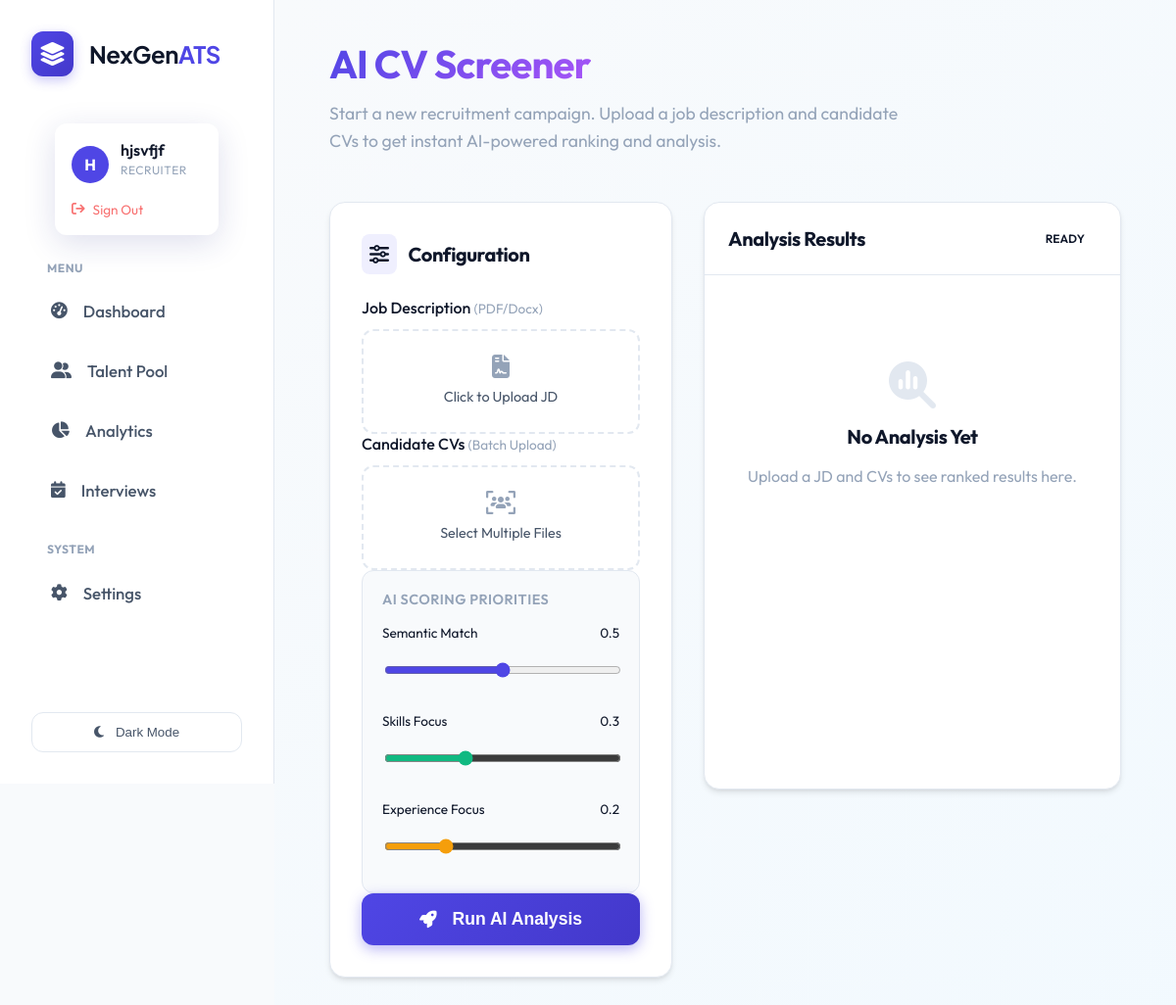
Page /quick_scan (signed in) on the committed database.
### tables this page shows
CREATE TABLE users (
                    id INTEGER PRIMARY KEY AUTOINCREMENT,
                    name TEXT NOT NULL,
                    email TEXT UNIQUE NOT NULL,
                    password_hash TEXT NOT NULL,
                    role TEXT DEFAULT 'candidate', -- recruiter, candidate, admin
                    created_at TIMESTAMP DEFAULT CURRENT_TIMESTAMP
                , resume_path TEXT, skills TEXT, experience TEXT, education TEXT, profile_summary TEXT, full_text TEXT);

### routes/core.py (the view)
@bp.route('/quick_scan')
@login_required
@role_required('recruiter')
def quick_scan():
    return render_template('index.html')

### app.py (called while the page is built)
@login_manager.user_loader
def load_user(user_id):
    return User.get(user_id)

### database.py (called while the page is built)
def get_db_connection():
    db_url = os.getenv('DATABASE_URL')
    if db_url:
        import psycopg2
        from psycopg2.extras import RealDictCursor
        conn = psycopg2.connect(db_url, cursor_factory=RealDictCursor)
        return conn
    else:
        conn = sqlite3.connect(DB_NAME)
        conn.row_factory = sqlite3.Row
        return conn

    @staticmethod
    def get(user_id):
        conn = get_db_connection()
        user = conn.execute('SELECT * FROM users WHERE id = ?', (user_id,)).fetchone()
        conn.close()
        if not user: return None
        return User(user['id'], user['name'], user['email'], user['role'], user['password_hash'],
                   user['resume_path'], user['skills'], user['experience'], user['education'], user['profile_summary'])

### templates/index.html (shortened to what this page needs)
{% extends "layout.html" %}
{% block content %}
<div class="dashboard-header" style="margin-bottom: 3rem;">
    <h1 class="text-gradient" style="margin-bottom: 0.5rem; font-size: 2.5rem;">AI CV Screener</h1>
    <p class="dashboard-subtitle" style="font-size: 1.1rem; max-width: 600px;">
        Start a new recruitment campaign. Upload a job description and candidate CVs to get instant AI-powered ranking
        and analysis.
    </p>
</div>
<div style="display: grid; grid-template-columns: 350px 1fr; gap: 2rem; align-items: start;">
    <section class="glass-card" style="padding: 2rem;">
        <h3 style="margin-bottom: 1.5rem; display: flex; align-items: center; gap: 0.75rem;">
            <div style="background: rgba(99, 102, 241, 0.1); padding: 8px; border-radius: 8px;">
                <i class="fa-solid fa-sliders text-primary"></i>
            </div>
            Configuration
        </h3>
        <form id="uploadForm" class="flex-column" style="gap: 1.5rem;">
            <div>
                <label style="display: block; margin-bottom: 0.75rem; font-weight: 500;">
                    Job Description <span class="text-muted"
                        style="font-weight: 400; font-size: 0.85rem;">(PDF/Docx)</span>
                </label>
                <div class="upload-zone"
                    style="border: 2px dashed var(--border); border-radius: 12px; padding: 1.5rem; text-align: center; cursor: pointer; transition: all 0.2s;"
                    onclick="document.getElementById('jd').click()">
                    <i class="fa-solid fa-file-contract"
                        style="font-size: 1.5rem; color: var(--text-muted); margin-bottom: 0.5rem;"></i>
                    <p style="margin: 0; font-size: 0.9rem; color: var(--text-secondary);">Click to Upload JD</p>
                </div>
            </div>
            <div>
                <label style="display: block; margin-bottom: 0.75rem; font-weight: 500;">
                    Candidate CVs <span class="text-muted" style="font-weight: 400; font-size: 0.85rem;">(Batch
                        Upload)</span>
                </label>
                <div class="upload-zone"
                    style="border: 2px dashed var(--border); border-radius: 12px; padding: 1.5rem; text-align: center; cursor: pointer; transition: all 0.2s;"
                    onclick="document.getElementById('cvs').click()">
                    <i class="fa-solid fa-users-viewfinder"
                        style="font-size: 1.5rem; color: var(--text-muted); margin-bottom: 0.5rem;"></i>
                    <p style="margin: 0; font-size: 0.9rem; color: var(--text-secondary);">Select Multiple Files</p>
                </div>
            </div>
            <div
                style="background: var(--bg-body); padding: 1.25rem; border-radius: 12px; border: 1px solid var(--border);">
                <label
                    style="display: block; margin-bottom: 1rem; font-size: 0.9rem; font-weight: 600; text-transform: uppercase; letter-spacing: 0.5px; color: var(--text-muted);">
                    AI Scoring Priorities
                </label>
                <div style="margin-bottom: 1rem;">
                    <div class="d-flex justify-between" style="margin-bottom: 0.25rem; font-size: 0.85rem;">
                        <span>Semantic Match</span>
                        <span id="val_overall" class="text-primary font-bold">0.5</span>
                    </div>
                    <input type="range" name="weight_overall" min="0" max="1" step="0.1" value="0.5"
                        style="width: 100%; accent-color: var(--primary);"
                        oninput="document.getElementById('val_overall').innerText = this.value">
                </div>
                <div style="margin-bottom: 1rem;">
                    <div class="d-flex justify-between" style="margin-bottom: 0.25rem; font-size: 0.85rem;">
                        <span>Skills Focus</span>
                        <span id="val_skills" class="text-success font-bold">0.3</span>
                    </div>
                    <input type="range" name="weight_skills" min="0" max="1" step="0.1" value="0.3"
                        style="width: 100%; accent-color: var(--success);"
                        oninput="document.getElementById('val_skills').innerText = this.value">
                </div>
                <div>
                    <div class="d-flex justify-between" style="margin-bottom: 0.25rem; font-size: 0.85rem;">
                        <span>Experience Focus</span>
                        <span id="val_exp" class="text-warning font-bold">0.2</span>
                    </div>
                    <input type="range" name="weight_experience" min="0" max="1" step="0.1" value="0.2"
                        style="width: 100%; accent-color: var(--warning);"
                        oninput="document.getElementById('val_exp').innerText = this.value">
                </div>
            </div>
            <button type="submit" class="btn-primary"
                style="width: 100%; padding: 1rem; font-size: 1.1rem; justify-content: center; box-shadow: 0 4px 14px rgba(79, 70, 229, 0.4);">
                <i class="fa-solid fa-rocket" style="margin-right: 0.5rem;"></i> Run AI Analysis
            </button>
        </form>
    </section>
    <section class="results-panel">
        <div class="glass-card" style="min-height: 600px; padding: 0;">
            <div
                style="padding: 1.5rem; border-bottom: 1px solid var(--border); display: flex; justify-content: space-between; align-items: center;">
                <h3 style="margin: 0;">Analysis Results</h3>
                <span id="result-status" class="status-pill">Ready</span>
            </div>
            <div id="resultsList" class="results-list" style="padding: 1.5rem;">
                <div class="empty-state">
                    <i class="fa-solid fa-magnifying-glass-chart"></i>
                    <h3>No Analysis Yet</h3>
                    <p>Upload a JD and CVs to see ranked results here.</p>
                </div>
            </div>
        </div>
    </section>
</div>
{% endblock %}

### templates/layout.html (shortened to what this page needs)
<!DOCTYPE html>
<html lang="en">
<head>
    <link rel="stylesheet" href="https://cdnjs.cloudflare.com/ajax/libs/font-awesome/6.4.0/css/all.min.css">
    <link rel="stylesheet" href="/static/style.css">
</head>
<body>
    <div class="app-container">
        <aside class="sidebar">
            <div class="brand">
                <div class="brand-logo-container"
                    style="background: linear-gradient(135deg, var(--primary), var(--primary-hover)); padding: 8px; border-radius: 12px; box-shadow: 0 4px 12px rgba(79, 70, 229, 0.3);">
                    <i class="fa-solid fa-layer-group" style="color: white; font-size: 1.5rem;"></i>
                </div>
                <span style="font-family: 'Plus Jakarta Sans', sans-serif; letter-spacing: -0.5px;">NexGen<span
                        style="color: var(--primary);">ATS</span></span>
            </div>
            <div class="user-profile-widget">
                {% if current_user.is_authenticated %}
                <div class="user-card glass-effect"
                    style="border: 1px solid rgba(255,255,255,0.1); background: rgba(255,255,255,0.03);">
                    <div style="display: flex; align-items: center; gap: 0.75rem; margin-bottom: 0.75rem;">
                        <div
                            style="width: 38px; height: 38px; background: var(--primary); border-radius: 50%; display: flex; align-items: center; justify-content: center; color: white; font-weight: 700;">
                            {{ current_user.name[0] | upper }}
                        </div>
                        <div style="overflow: hidden;">
                            <div class="user-card-name"
                                style="white-space: nowrap; overflow: hidden; text-overflow: ellipsis;">{{
                                current_user.name }}</div>
                            <div class="user-card-role">{{ current_user.role }}</div>
                        </div>
                    </div>
                    <form action="{{ url_for('auth.logout') }}" method="GET">
                        <button type="submit" class="user-card-logout"
                            style="background: none; border: none; cursor: pointer; padding: 0; width: auto; font-family: inherit;">
                            <i class="fa-solid fa-arrow-right-from-bracket"></i> Sign Out
                        </button>
                    </form>
                </div>
                {% endif %}
            </div>
            <nav style="flex: 1; overflow-y: auto; padding-right: 0.5rem;">
                <p
                    style="font-size: 0.75rem; text-transform: uppercase; color: var(--text-muted); font-weight: 700; margin: 0 0 0.5rem 1rem; letter-spacing: 0.5px;">
                    Menu</p>
                <a href="/" class="nav-item {% if request.path == '/' %}active{% endif %}">
                    <i class="fa-solid fa-gauge-high"></i>
                    <span>Dashboard</span>
                </a>
                {% if current_user.is_authenticated and current_user.role == 'recruiter' %}
                <a href="/talent_pool" class="nav-item {% if request.path == '/talent_pool' %}active{% endif %}">
                    <i class="fa-solid fa-user-group"></i>
                    <span>Talent Pool</span>
                </a>
                <a href="/analytics" class="nav-item {% if request.path == '/analytics' %}active{% endif %}">
                    <i class="fa-solid fa-chart-pie"></i>
                    <span>Analytics</span>
                </a>
                <a href="/interviews" class="nav-item {% if request.path == '/interviews' %}active{% endif %}">
                    <i class="fa-solid fa-calendar-check"></i>
                    <span>Interviews</span>
                </a>
                {% endif %}
                <p
                    style="font-size: 0.75rem; text-transform: uppercase; color: var(--text-muted); font-weight: 700; margin: 1.5rem 0 0.5rem 1rem; letter-spacing: 0.5px;">
                    System</p>
                <a href="/settings" class="nav-item {% if request.path == '/settings' %}active{% endif %}">
                    <i class="fa-solid fa-gear"></i>
                    <span>Settings</span>
                </a>
            </nav>
            <button id="theme-toggle" class="theme-toggle-btn">
                <i class="fa-solid fa-moon"></i>
                <span>Switch Theme</span>
            </button>
        </aside>
        <main class="main-content">
            {% block content %}{% endblock %}
        </main>
    </div>
</body>
</html>

### rows in the picture
users: name "H", name "hjsvfjf", role "RECRUITER"
